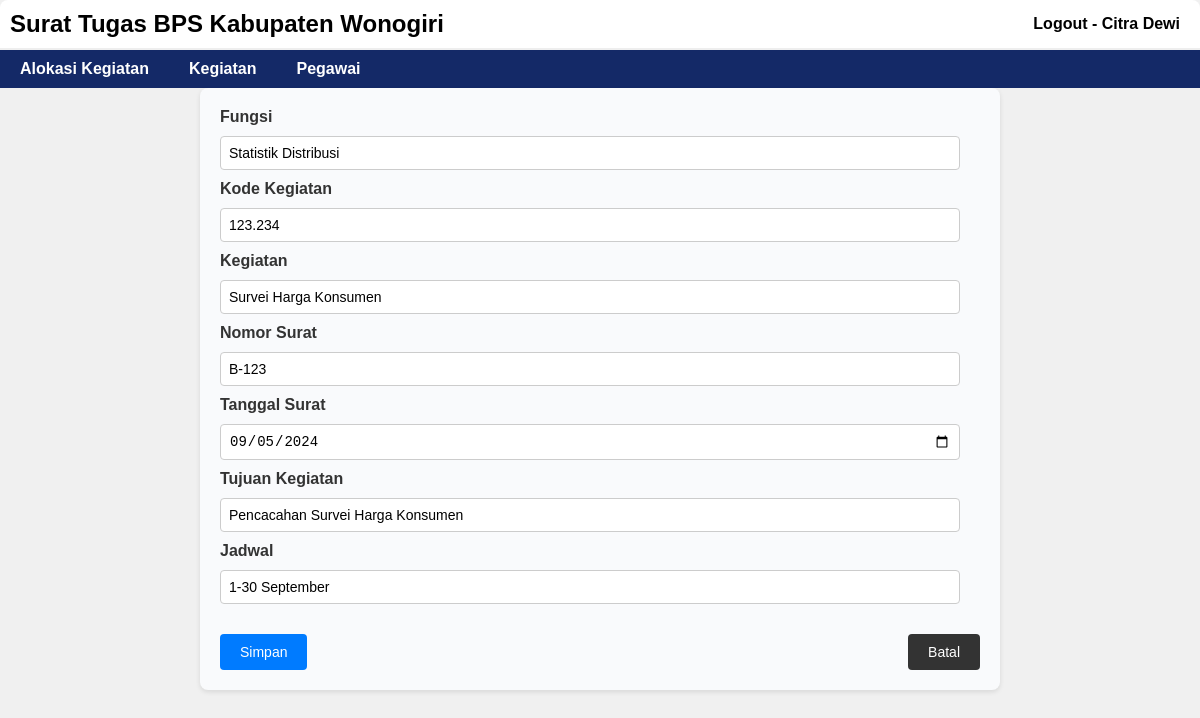
The app's page /kegiatan_ubah.php?id=1 (signed in) with its own data.
### tables this page shows
CREATE TABLE `activities` (
  `id` int(11) NOT NULL,
  `fungsi` varchar(255) DEFAULT NULL,
  `kode_kegiatan` varchar(255) DEFAULT NULL,
  `activity` varchar(255) DEFAULT NULL,
  `nomor_surat` varchar(255) DEFAULT NULL,
  `tanggal_surat` date DEFAULT NULL,
  `tujuan_kegiatan` varchar(255) DEFAULT NULL,
  `jadwal` varchar(50) DEFAULT NULL
);

### kegiatan_ubah.php (the view, shortened to what this page needs)
<?php
include_once("db_connection.php");
$id = isset($_GET['id']) ? $_GET['id'] : '';
if ($_SERVER['REQUEST_METHOD'] === 'POST') {
    $id = $_POST['id'];
    $fungsi = $_POST['fungsi'];
    $kode_kegiatan = $_POST['kode_kegiatan'];
    $activity = $_POST['activity'];
    $nomor_surat = $_POST['nomor_surat'];
    $tanggal_surat = $_POST['tanggal_surat'];
    $tujuan_kegiatan = $_POST['tujuan_kegiatan'];
    $jadwal = $_POST['jadwal'];
    $sql = "UPDATE activities
        SET fungsi = '$fungsi',
            kode_kegiatan = '$kode_kegiatan',
            activity = '$activity',
            nomor_surat = '$nomor_surat',
            tanggal_surat = '$tanggal_surat',
            tujuan_kegiatan = '$tujuan_kegiatan',
            jadwal = '$jadwal'
        WHERE id = $id";
    if ($conn->query($sql) === TRUE) {
        echo "<script>alert('Kegiatan berhasil diperbarui!'); window.location.href = 'kegiatan.php';</script>";
    } else {
        echo "Error updating record: " . $conn->error;
    }
} else {
    $sql = "SELECT * FROM activities WHERE id = $id";
    $result = $conn->query($sql);
    if ($result->num_rows > 0) {
        $activity = $result->fetch_assoc();
    } else {
        echo "Kegiatan tidak ditemukan!";
        exit;
    }
}
?>
<!DOCTYPE html>
<html lang="en">
<head>
    <link rel="stylesheet" href="styles.css">
</head>
<body>
    <?php
    include 'header.php';
    ?>
    <section class="allocation">
        <div class="form-container">
            <div class="container">
                <form id="activity-form" action="kegiatan_ubah.php?id<?= $activity['id']; ?>" method="POST">
                    <label for="fungsi">Fungsi</label>
                    <input type="text" id="fungsi" name="fungsi" value="<?= htmlspecialchars($activity['fungsi']); ?>">
                    <label for="kode_kegiatan">Kode Kegiatan</label>
                    <input type="text" id="kode_kegiatan" name="kode_kegiatan" value="<?= htmlspecialchars($activity['kode_kegiatan']); ?>">
                    <label for="activity">Kegiatan</label>
                    <input type="text" id="activity" name="activity" value="<?= htmlspecialchars($activity['activity']); ?>">
                    <label for="nomor_surat">Nomor Surat</label>
                    <input type="text" id="nomor_surat" name="nomor_surat" value="<?= htmlspecialchars($activity['nomor_surat']); ?>">
                    <label for="tanggal_surat">Tanggal Surat</label>
                    <input type="date" id="tanggal_surat" name="tanggal_surat" value="<?= htmlspecialchars($activity['tanggal_surat']); ?>">
                    <label for="tujuan_kegiatan">Tujuan Kegiatan</label>
                    <input type="text" id="tujuan_kegiatan" name="tujuan_kegiatan" value="<?= htmlspecialchars($activity['tujuan_kegiatan']); ?>">
                    <label for="jadwal">Jadwal</label>
                    <input type="text" id="jadwal" name="jadwal" value="<?= htmlspecialchars($activity['jadwal']); ?>">
                    <div class="buttons">
                        <button type="submit" class="btn btn-save">Simpan</button>
                        <button a href="kegiatan.php" class="btn btn-print">Batal</a>
                    </div>
                </form>
            </div>
</body>
</html>

### styles.css (style rules this page uses)
body { font-family: Arial, sans-serif; margin: 0; padding: 0; background-color: #f0f0f0; justify-content: center; align-items: center; }
.allocation { max-width: 800px; margin: 0 auto; }
.form-container { background-color: #f9fafc; padding: 20px; border-radius: 8px; box-shadow: 0 2px 5px rgba(0, 0, 0, 0.1); }
form label { display: block; margin-bottom: 10px; font-weight: bold; color: #333; }
form input { width: 95%; padding: 8px; margin-bottom: 10px; border-radius: 4px; border: 1px solid #ccc; font-size: 14px; }
label { margin-right: 10px; margin-bottom: 5px; }
.buttons { display: flex; justify-content: space-between; margin-top: 20px; text-align: center; align-items: center; }
.btn { padding: 10px 20px; border: none; border-radius: 4px; cursor: pointer; font-size: 14px; }
.btn-print { background-color: #333; color: white; }
.btn-save { background-color: #007bff; color: white; }

### records on screen
activities: fungsi "Statistik Distribusi", kode_kegiatan "123.234", activity "Survei Harga Konsumen", nomor_surat "B-123", tanggal_surat "09/05/2024", tujuan_kegiatan "Pencacahan Survei Harga Konsumen", jadwal "1-30 September"

### other values on screen
$_SESSION["user"] "Citra Dewi"
